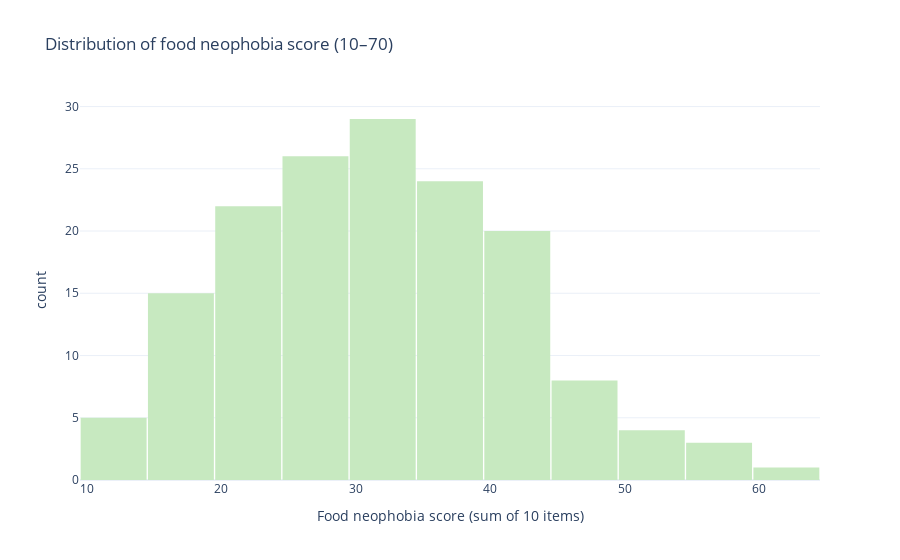

The notebook cell this image was saved under:
### Markdown cell above
## Food neophobia (H1 outcome)

### Code cell
fig_neophobia = px.histogram(df, x="food_neophobia_score", nbins=25, title="Distribution of food neophobia score (10–70)", labels={"food_neophobia_score": "Food neophobia score (sum of 10 items)"}, color_discrete_sequence=[px.colors.sequential.Greens[2]])
fig_neophobia.update_layout(bargap=0.02, showlegend=False)
fig_neophobia.show()

# Save
fig_neophobia.write_html(images_path / "food_neophobia_hist.html")
fig_neophobia.write_image(images_path / "food_neophobia_hist.png", width=800, height=500, scale=3)
print("Saved food_neophobia_hist.html and .png")

### Figure 1 — Plotly figure (JSON) as saved in the notebook; plotly's stock layout.template omitted (floating-point values rounded to 4 significant figures; data arrays with more than 128 entries replaced by an {"elided": "..."} marker saying what was removed)
{"data": [{"bingroup": "x", "hovertemplate": "Food neophobia score (sum of 10 items)=%{x}<br>count=%{y}<extra></extra>", "legendgroup": "", "marker": {"color": "rgb(199,233,192)", "pattern": {"shape": ""}}, "name": "", "nbinsx": 25, "orientation": "v", "showlegend": false, "type": "histogram", "x": {"elided": "157 int values"}, "xaxis": "x", "yaxis": "y"}], "layout": {"bargap": 0.02, "barmode": "relative", "legend": {"tracegroupgap": 0}, "showlegend": false, "title": {"text": "Distribution of food neophobia score (10–70)"}, "xaxis": {"anchor": "y", "domain": [0, 1], "title": {"text": "Food neophobia score (sum of 10 items)"}}, "yaxis": {"anchor": "x", "domain": [0, 1], "title": {"text": "count"}}}}
